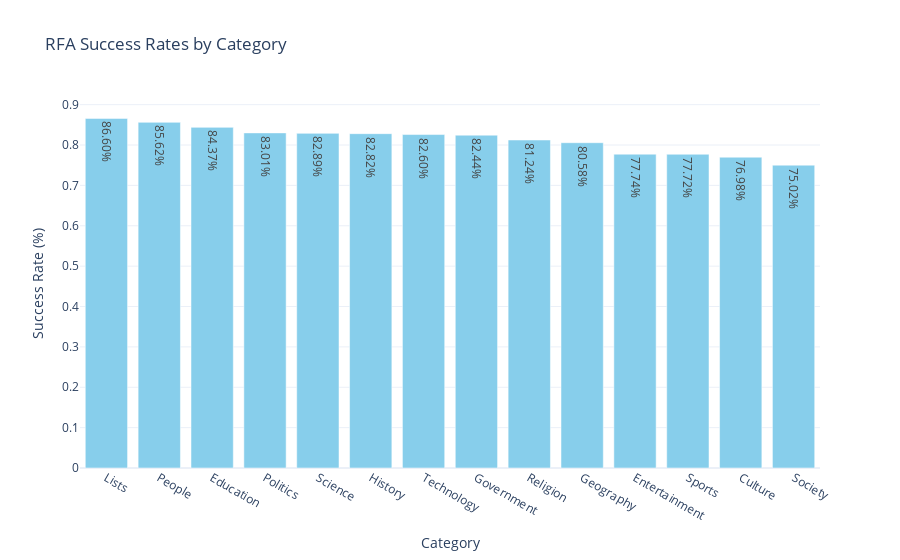

The cell this chart's notebook holds for it:
### Markdown cell above
## Table
 We tried to test the null hypothesis that tolerance rate is the same whether they are in the same/different category, p-values are on the last collumn.

### Code cell
# Call the function with the success_data DataFrame
success_failure_df = analyze_success_failure(df_vote, title="Success and Failure Analysis by Category")
analyze_and_plot_success_rates(success_failure_df,title="RFA Success Rates by Category")

### Figure 1 — Plotly figure (JSON) as saved in the notebook; plotly's stock layout.template omitted (floating-point values rounded to 4 significant figures)
{"data": [{"alignmentgroup": "True", "hovertemplate": "SRC_Category=%{x}<br>Success Rate (%)=%{y}<br>text=%{text}<extra></extra>", "legendgroup": "", "marker": {"color": "skyblue", "pattern": {"shape": ""}}, "name": "", "offsetgroup": "", "orientation": "v", "showlegend": false, "text": ["86.60%", "85.62%", "84.37%", "83.01%", "82.89%", "82.82%", "82.60%", "82.44%", "81.24%", "80.58%", "77.74%", "77.72%", "76.98%", "75.02%"], "textposition": "auto", "type": "bar", "x": ["Lists", "People", "Education", "Politics", "Science", "History", "Technology", "Government", "Religion", "Geography", "Entertainment", "Sports", "Culture", "Society"], "xaxis": "x", "y": [0.866, 0.8562, 0.8437, 0.8301, 0.8289, 0.8282, 0.826, 0.8244, 0.8124, 0.8058, 0.7774, 0.7772, 0.7698, 0.7502], "yaxis": "y"}], "layout": {"barmode": "relative", "legend": {"tracegroupgap": 0}, "title": {"text": "RFA Success Rates by Category"}, "xaxis": {"anchor": "y", "domain": [0, 1], "title": {"text": "Category"}}, "yaxis": {"anchor": "x", "domain": [0, 1], "title": {"text": "Success Rate (%)"}}}}
